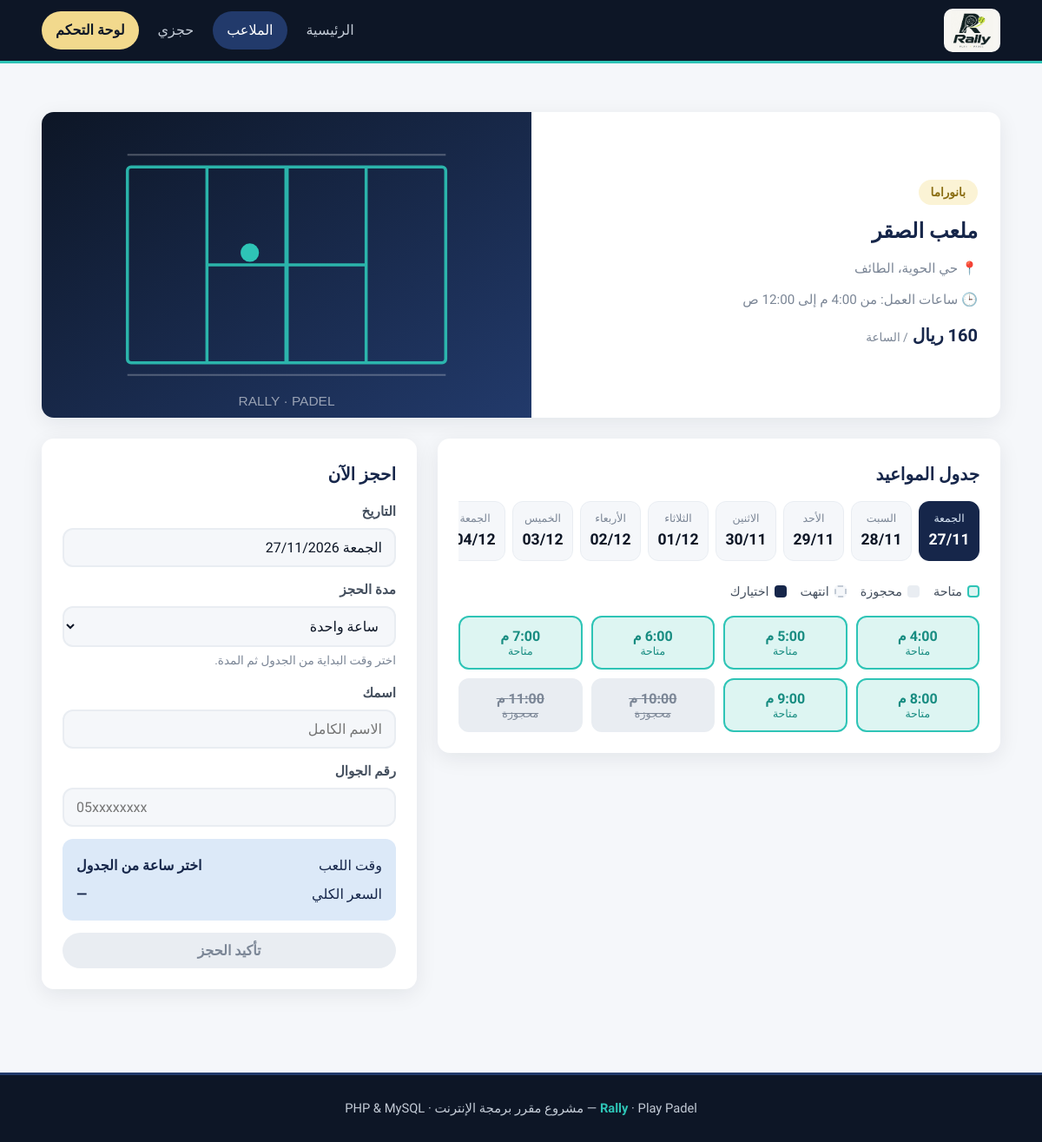
/court.php?id=1, run on the app's committed database.
### tables this page shows
CREATE TABLE courts (
  id INT AUTO_INCREMENT PRIMARY KEY,
  name VARCHAR(100) NOT NULL,
  type VARCHAR(20) NOT NULL,
  location VARCHAR(150) NOT NULL,
  image VARCHAR(150) NOT NULL,
  price_hour INT NOT NULL,
  open_hour INT NOT NULL,
  close_hour INT NOT NULL
);

### config.php (called while the page is built, shortened)
<?php
function hourLabel($h) {
  $h = $h % 24;
  if ($h >= 12) { $ampm = "م"; } else { $ampm = "ص"; }
  $x = $h % 12;
  if ($x == 0) { $x = 12; }
  return $x . ":00 " . $ampm;
}
?>

### court.php (the view, shortened to what this page needs)
<?php
include "config.php";
$id = 0;
if (isset($_GET['id'])) { $id = intval($_GET['id']); }
$result = mysqli_query($conn, "SELECT * FROM courts WHERE id=$id");
include "header.php";
$court = mysqli_fetch_assoc($result);
$today = date('Y-m-d');
$date = $today;
$booked = array();
$r = mysqli_query($conn, "SELECT slot_hour FROM booking_slots WHERE court_id=$id AND slot_date='$date'");
while ($s = mysqli_fetch_assoc($r)) {
  $booked[] = $s['slot_hour'];
}
$nowHour = intval(date('G'));
$unavailable = array();
for ($h = $court['open_hour']; $h < $court['close_hour']; $h++) {
  if (in_array($h, $booked)) {
    $unavailable[] = $h;
  } else if ($date == $today && $h <= $nowHour) {
    $unavailable[] = $h;
  }
}
$dayNames = array("الأحد", "الاثنين", "الثلاثاء", "الأربعاء", "الخميس", "الجمعة", "السبت");
?>
<section class="section">
  <div class="container">
    <div class="court-head">
      <div class="info">
        <span class="badge badge-warn" style="align-self:flex-start"><?php echo $court['type']; ?></span>
        <h1><?php echo $court['name']; ?></h1>
        <div class="meta">📍 <?php echo $court['location']; ?></div>
        <div class="meta">🕒 ساعات العمل: من <?php echo hourLabel($court['open_hour']); ?> إلى <?php echo hourLabel($court['close_hour']); ?></div>
        <div class="price"><?php echo $court['price_hour']; ?> ريال <small>/ الساعة</small></div>
      </div>
      <img src="images/courts/<?php echo $court['image']; ?>" alt="<?php echo $court['name']; ?>">
    </div>
    <div class="layout">
      <div class="panel">
        <h2>جدول المواعيد</h2>
        <div class="days">
          <?php for ($i = 0; $i < 14; $i++) {
            $d = date('Y-m-d', strtotime("+$i days"));
            $dn = $dayNames[date('w', strtotime($d))];
          ?>
            <a class="day <?php if ($d == $date) echo 'active'; ?>" href="court.php?id=<?php echo $id; ?>&date=<?php echo $d; ?>">
              <small><?php echo $dn; ?></small>
              <b><?php echo date('d/m', strtotime($d)); ?></b>
            </a>
          <?php } ?>
        </div>
        <div class="legend">
          <span><i class="lg-free"></i>متاحة</span>
          <span><i class="lg-booked"></i>محجوزة</span>
          <span><i class="lg-passed"></i>انتهت</span>
          <span><i class="lg-sel"></i>اختيارك</span>
        </div>
        <div class="slots" id="slots">
          <?php for ($h = $court['open_hour']; $h < $court['close_hour']; $h++) {
            if (in_array($h, $booked)) {
              $cls = "booked"; $txt = "محجوزة";
            } else if (in_array($h, $unavailable)) {
              $cls = "passed"; $txt = "انتهت";
            } else {
              $cls = ""; $txt = "متاحة";
            }
          ?>
            <button type="button" class="slot <?php echo $cls; ?>" data-hour="<?php echo $h; ?>" <?php if ($cls != "") echo "disabled"; ?>>
              <?php echo hourLabel($h); ?>
              <small><?php echo $txt; ?></small>
            </button>
          <?php } ?>
        </div>
      </div>
      <div class="panel">
        <h2>احجز الآن</h2>
        <form action="book.php" method="post" id="bookForm"
              data-price="<?php echo $court['price_hour']; ?>"
              data-open="<?php echo $court['open_hour']; ?>"
              data-close="<?php echo $court['close_hour']; ?>"
              data-unavailable="<?php echo implode(',', $unavailable); ?>">
          <div class="form-group">
            <label>التاريخ</label>
            <input type="text" value="<?php echo $dayNames[date('w', strtotime($date))] . ' ' . date('d/m/Y', strtotime($date)); ?>" readonly>
          </div>
          <div class="form-group">
            <label for="hours">مدة الحجز</label>
            <select name="hours" id="hours">
              <option value="1">ساعة واحدة</option>
            </select>
            <div class="hint">اختر وقت البداية من الجدول ثم المدة.</div>
          </div>
          <div class="form-group">
            <label for="name">اسمك</label>
            <input type="text" name="name" id="name" placeholder="الاسم الكامل" required>
          </div>
          <div class="form-group">
            <label for="phone">رقم الجوال</label>
            <input type="tel" name="phone" id="phone" placeholder="05xxxxxxxx" maxlength="10" required>
          </div>
          <div class="summary" id="summary">
            <div><span>وقت اللعب</span><b id="sumTime">اختر ساعة من الجدول</b></div>
            <div><span>السعر الكلي</span><b id="sumTotal">—</b></div>
          </div>
          <button type="submit" class="btn btn-primary" id="submitBtn" style="width:100%" disabled>تأكيد الحجز</button>
        </form>
      </div>
    </div>
  </div>
</section>
<?php include "footer.php"; ?>

### data on the page
courts: type "بانوراما", name "ملعب الصقر", location "حي الحوية، الطائف", open_hour "4:00 م", close_hour "12:00 ص", price_hour "160", image (picture), open_hour "متاحة"

### other printed values
$dn "الجمعة"
date('d/m', strtotime($d)) "27/11"
$dn "السبت"
date('d/m', strtotime($d)) "28/11"
$dn "الأحد"
date('d/m', strtotime($d)) "29/11"
$dn "الاثنين"
date('d/m', strtotime($d)) "30/11"
$dn "الثلاثاء"
date('d/m', strtotime($d)) "01/12"
$dn "الأربعاء"
date('d/m', strtotime($d)) "02/12"
$dn "الخميس"
date('d/m', strtotime($d)) "03/12"
hourLabel($h) "5:00 م"
